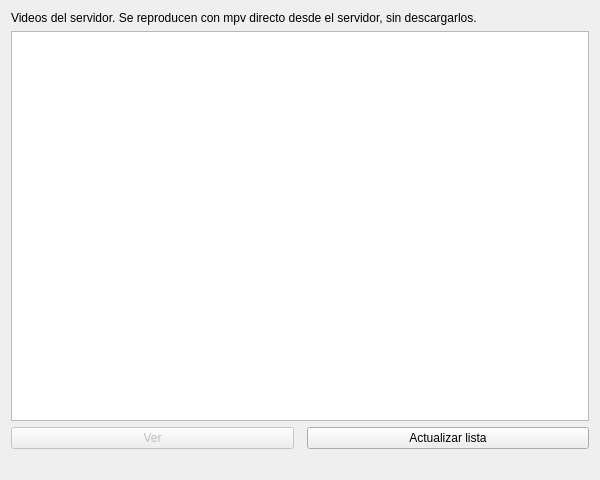
<?xml version="1.0" encoding="UTF-8"?>
<ui version="4.0">
 <class>PaginaTutoriales</class>
 <widget class="QWidget" name="PaginaTutoriales">
  <property name="geometry">
   <rect>
    <x>0</x>
    <y>0</y>
    <width>600</width>
    <height>480</height>
   </rect>
  </property>
  <property name="windowTitle">
   <string>Tutoriales</string>
  </property>
  <layout class="QVBoxLayout" name="layoutPrincipal">
   <item>
    <widget class="QLabel" name="etiquetaDescripcion">
     <property name="text">
      <string>Videos del servidor. Se reproducen con mpv directo desde el servidor, sin descargarlos.</string>
     </property>
     <property name="wordWrap">
      <bool>true</bool>
     </property>
    </widget>
   </item>
   <item>
    <widget class="QListWidget" name="listaVideos"/>
   </item>
   <item>
    <layout class="QHBoxLayout" name="layoutBotones">
     <item>
      <widget class="QPushButton" name="botonVer">
       <property name="enabled">
        <bool>false</bool>
       </property>
       <property name="text">
        <string>Ver</string>
       </property>
       <property name="icon">
        <iconset theme="media-playback-start"/>
       </property>
       <property name="default">
        <bool>true</bool>
       </property>
      </widget>
     </item>
     <item>
      <spacer name="espacioBotones">
       <property name="orientation">
        <enum>Qt::Orientation::Horizontal</enum>
       </property>
      </spacer>
     </item>
     <item>
      <widget class="QPushButton" name="botonActualizar">
       <property name="text">
        <string>Actualizar lista</string>
       </property>
       <property name="icon">
        <iconset theme="view-refresh"/>
       </property>
      </widget>
     </item>
    </layout>
   </item>
   <item>
    <widget class="QLabel" name="etiquetaEstado">
     <property name="text">
      <string/>
     </property>
     <property name="wordWrap">
      <bool>true</bool>
     </property>
    </widget>
   </item>
  </layout>
 </widget>
 <resources/>
 <connections/>
</ui>
